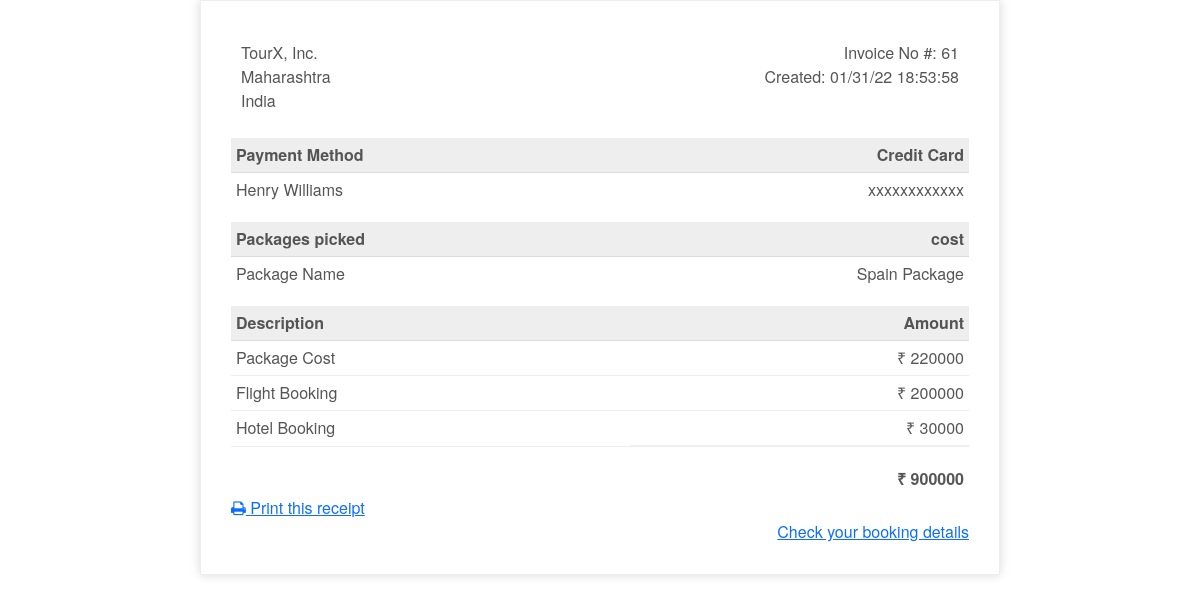
The page /bill (signed in) on the database as committed earlier.
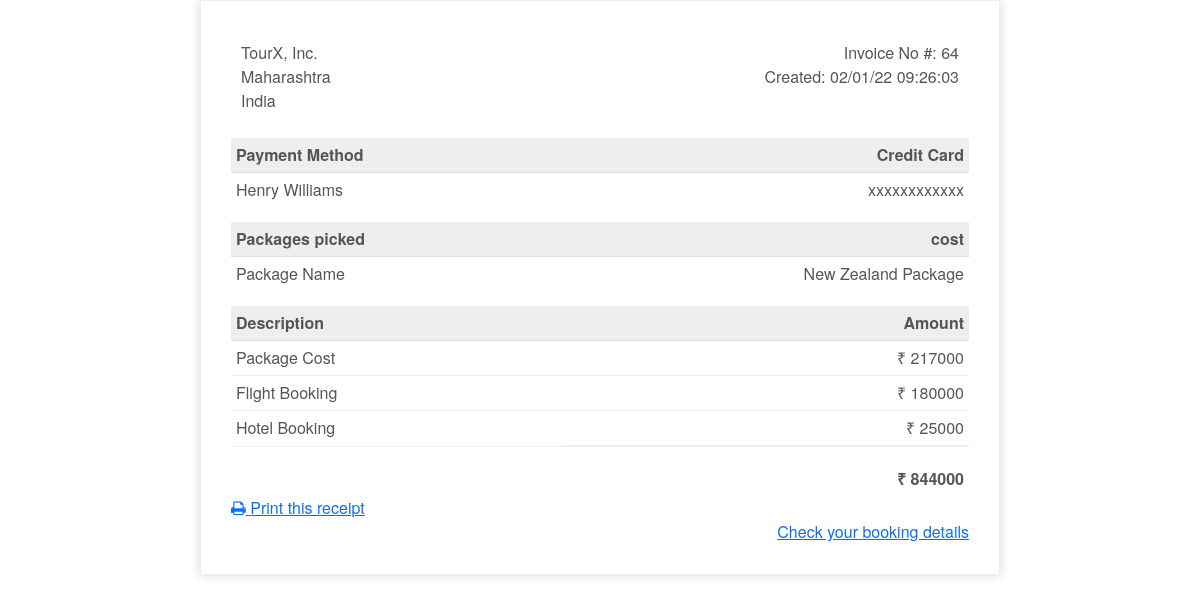
The same page on the database as committed later.
### tables this page shows
CREATE TABLE "bookings" (
	"id"	INTEGER NOT NULL PRIMARY KEY AUTOINCREMENT,
	"name"	text NOT NULL,
	"email"	text NOT NULL,
	"passengers"	INTEGER NOT NULL,
	"package_name"	text NOT NULL,
	"place"	text NOT NULL,
	"no_of_days"	integer NOT NULL,
	"booking_date"	date NOT NULL,
	"booking_time"	TEXT,
	"category"	text NOT NULL,
	"room_type"	text NOT NULL,
	"no_of_guests"	integer NOT NULL,
	"check_in_date"	date NOT NULL,
	"check_out_date"	date NOT NULL,
	"trip_type"	text NOT NULL,
	"class_type"	text NOT NULL,
	"departure_d"	date NOT NULL,
	"return_d"	date NOT NULL,
	"source"	text NOT NULL,
	"destination"	text NOT NULL,
	"total_cost"	NUMERIC,
	"username"	text NOT NULL,
	FOREIGN KEY("username") REFERENCES "users"("username")
);

CREATE TABLE "destinations" (
	"id"	INTEGER NOT NULL PRIMARY KEY AUTOINCREMENT,
	"email"	text NOT NULL,
	"package_name"	text NOT NULL,
	"place"	text NOT NULL,
	"numOfDays"	text NOT NULL,
	"estimated_cost"	number NOT NULL,
	"username"	text,
	FOREIGN KEY("username") REFERENCES "users"("username")
);

CREATE TABLE "hotels" (
	"id"	INTEGER NOT NULL PRIMARY KEY AUTOINCREMENT,
	"email"	text NOT NULL,
	"cost"	number NOT NULL,
	"category"	text NOT NULL,
	"room_type"	text NOT NULL,
	"no_of_guests"	int NOT NULL,
	"check_in_date"	TEXT NOT NULL,
	"check_out_date"	TEXT NOT NULL,
	"username"	text,
	FOREIGN KEY("username") REFERENCES "users"("username")
);

### app.py (the view)
@app.route('/bill')
def bill():
    if request.method == 'GET':
        with sqlite3.connect('tour.db') as db:
            dest_details = db.execute("select package_name, estimated_cost from destinations inner join users on users.username=destinations.username and users.username = ?", (session['username'],))
            dest_row = dest_details.fetchall()
            hotel_details = db.execute("select cost, no_of_guests from hotels inner join users on users.username=hotels.username and users.username = ?", (session['username'],))
            hotel_row = hotel_details.fetchall()
            flight_details = db.execute("select flight_cost, passengers, trip_type from flights inner join users on users.username=flights.username and users.username = ?", (session['username'],))
            flight_row = flight_details.fetchall()
            booking_details = db.execute("select id, booking_date, booking_time from bookings inner join users on users.username=bookings.username and users.username = ?", (session['username'],))
            booking_row = booking_details.fetchall()
            for i in dest_row:
                package_name = i[0]
                dest_pack = i[1]
            for j in hotel_row:
                hotel_cost = j[0]
                no_of_guests = j[1]
            for k in flight_row:
                flight_cost = k[0]
                passengers = k[1]
                trip_type = k[2]
            for b in booking_row:
                booking_id = b[0]
                booking_date = b[1]
                booking_time = b[2]
            if trip_type == "Round Trip":
                flight_cost *= 2
            else:
                flight_cost = flight_cost
            total_amount = (int(dest_pack) * no_of_guests) + (int(hotel_cost) * no_of_guests) + (int(flight_cost) * passengers)
        return render_template("billing.html", total_amount=total_amount, package_name=package_name, dest_pack=dest_pack, hotel_cost=hotel_cost, flight_cost=flight_cost, booking_id=booking_id, booking_date=booking_date, booking_time=booking_time)
    return render_template("home.html")

### templates/billing.html (shortened to what this page needs)
{% extends "layout.html" %}
{% block body %}
<div class="invoice-box">
    <table cellpadding="0" cellspacing="0">
        <tr class="top">
            <td colspan="2">
                <table>
                    <tr>
                        <td>
                            TourX, Inc.<br />
                            Maharashtra<br />
                            India
                        </td>
                        <td>
                            Invoice No #: {{ booking_id }}<br />
                            Created: {{ booking_date }} {{ booking_time }}<br />
                        </td>
                    </tr>
                </table>
            </td>
        </tr>
        <tr class="heading">
            <td>Payment Method</td>
            <td>Credit Card</td>
        </tr>
        <tr class="details">
            <td>{{ session['name'] }}</td>
            <td>xxxxxxxxxxxx</td>
        </tr>
        <tr class="heading">
            <td>Packages picked</td>
            <td>cost</td>
        </tr>
        <tr class="details">
            <td>Package Name</td>
            <td>{{ package_name }}</td>
        </tr>
        <tr class="heading">
            <td>Description</td>
            <td>Amount</td>
        </tr>
        <tr class="item">
            <td>Package Cost</td>
            <td>&#8377 {{ dest_pack }}</td>
        </tr>
        <tr class="item">
            <td>Flight Booking</td>
            <td>&#8377 {{ flight_cost }}</td>
        </tr>
        <tr class="item">
            <td>Hotel Booking</td>
            <td>&#8377 {{ hotel_cost }}</td>
        </tr>
        <tr class="total">
            <td></td>
            <td>&#8377 {{ total_amount }}</td>
        </tr>
    </table>
    <div class="print">
        <a href="{{ url_for('pdf') }}">
            <i class="fa fa-print"></i>
            Print this receipt
        </a>
    </div>
    <div align="right" class="bookings">
        <a href="{{ url_for('bookingdetails') }}">Check your booking details</a>
    </div>
</div>
{% endblock %}

Rows that differ between the two databases and show on the page:
no longer on this page (row unchanged): bookings: booking_date "01/31/22", booking_time "18:53:58", name "Henry Williams"
no longer on this page (row unchanged): destinations: package_name "Spain Package", estimated_cost "220000"
no longer on this page (row unchanged): hotels: cost "30000"
added bookings: booking_date "02/01/22", booking_time "09:26:03"
added destinations: package_name "New Zealand Package", estimated_cost "217000"
added hotels: cost "25000"
Other text that changed with them:
{{ booking_id }}: "61" → "64"
{{ session['name'] }}: (not shown) → "Henry Williams"
{{ flight_cost }}: "200000" → "180000"
{{ total_amount }}: "900000" → "844000"
